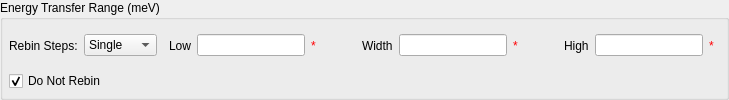
        <widget class="QStackedWidget" name="swRebin">
         <property name="currentIndex">
          <number>0</number>
         </property>
         <widget class="QWidget" name="page_10">
          <layout class="QGridLayout" name="gridLayout_7">
           <property name="margin">
            <number>0</number>
           </property>
           <property name="spacing">
            <number>0</number>
           </property>
           <item row="0" column="1">
            <widget class="QGroupBox" name="gbIndRebin">
             <property name="title">
              <string>Energy Transfer Range (meV)</string>
             </property>
             <layout class="QVBoxLayout" name="verticalLayout_14">
              <property name="spacing">
               <number>6</number>
              </property>
              <property name="margin">
               <number>6</number>
              </property>
              <item>
               <layout class="QHBoxLayout" name="horizontalLayout_29">
                <item>
                 <widget class="QLabel" name="labelRebinSteps">
                  <property name="text">
                   <string>Rebin Steps:</string>
                  </property>
                 </widget>
                </item>
                <item>
                 <widget class="QComboBox" name="comboRebinType">
                  <property name="sizePolicy">
                   <sizepolicy hsizetype="MinimumExpanding" vsizetype="Fixed">
                    <horstretch>0</horstretch>
                    <verstretch>0</verstretch>
                   </sizepolicy>
                  </property>
                  <item>
                   <property name="text">
                    <string>Single</string>
                   </property>
                  </item>
                  <item>
                   <property name="text">
                    <string>Multiple</string>
                   </property>
                  </item>
                 </widget>
                </item>
                <item>
                 <widget class="QStackedWidget" name="swIndRebin">
                  <property name="currentIndex">
                   <number>0</number>
                  </property>
                  <widget class="QWidget" name="page_17">
                   <layout class="QVBoxLayout" name="verticalLayout_16">
                    <property name="spacing">
                     <number>0</number>
                    </property>
                    <property name="margin">
                     <number>0</number>
                    </property>
                    <item>
                     <layout class="QHBoxLayout" name="horizontalLayout_13">
                      <property name="spacing">
                       <number>6</number>
                      </property>
                      <property name="margin">
                       <number>6</number>
                      </property>
                      <item>
                       <widget class="QLabel" name="labelRebinLow">
                        <property name="text">
                         <string>Low</string>
                        </property>
                        <property name="buddy">
                         <cstring>entryRebinLow</cstring>
                        </property>
                       </widget>
                      </item>
                      <item>
                       <widget class="QLineEdit" name="entryRebinLow">
                        <property name="sizePolicy">
                         <sizepolicy hsizetype="Expanding" vsizetype="Fixed">
                          <horstretch>0</horstretch>
                          <verstretch>0</verstretch>
                         </sizepolicy>
                        </property>
                        <property name="toolTip">
                         <string>&lt;!DOCTYPE HTML PUBLIC &quot;-//W3C//DTD HTML 4.0//EN&quot; &quot;http://www.w3.org/TR/REC-html40/strict.dtd&quot;&gt;
&lt;html&gt;&lt;head&gt;&lt;meta name=&quot;qrichtext&quot; content=&quot;1&quot; /&gt;&lt;style type=&quot;text/css&quot;&gt;
p, li { white-space: pre-wrap; }
&lt;/style&gt;&lt;/head&gt;&lt;body style=&quot; font-family:'MS Shell Dlg 2'; font-size:8.25pt; font-weight:400; font-style:normal;&quot;&gt;
&lt;p style=&quot; margin-top:0px; margin-bottom:0px; margin-left:0px; margin-right:0px; -qt-block-indent:0; text-indent:0px; font-size:8pt;&quot;&gt;x&lt;span style=&quot; vertical-align:sub;&quot;&gt;1 &lt;/span&gt;value for rebinning (start point for range of bins)&lt;/p&gt;&lt;/body&gt;&lt;/html&gt;</string>
                        </property>
                       </widget>
                      </item>
                      <item>
                       <widget class="QLabel" name="valELow">
                        <property name="styleSheet">
                         <string notr="true">color: rgb(255, 0, 4)</string>
                        </property>
                        <property name="text">
                         <string>*</string>
                        </property>
                       </widget>
                      </item>
                      <item>
                       <spacer name="horizontalSpacer_13">
                        <property name="orientation">
                         <enum>Qt::Horizontal</enum>
                        </property>
                        <property name="sizeHint" stdset="0">
                         <size>
                          <width>40</width>
                          <height>20</height>
                         </size>
                        </property>
                       </spacer>
                      </item>
                      <item>
                       <widget class="QLabel" name="labelRebinWidth">
                        <property name="text">
                         <string>Width</string>
                        </property>
                        <property name="buddy">
                         <cstring>entryRebinWidth</cstring>
                        </property>
                       </widget>
                      </item>
                      <item>
                       <widget class="QLineEdit" name="entryRebinWidth">
                        <property name="toolTip">
                         <string>&lt;!DOCTYPE HTML PUBLIC &quot;-//W3C//DTD HTML 4.0//EN&quot; &quot;http://www.w3.org/TR/REC-html40/strict.dtd&quot;&gt;
&lt;html&gt;&lt;head&gt;&lt;meta name=&quot;qrichtext&quot; content=&quot;1&quot; /&gt;&lt;style type=&quot;text/css&quot;&gt;
p, li { white-space: pre-wrap; }
&lt;/style&gt;&lt;/head&gt;&lt;body style=&quot; font-family:'MS Shell Dlg 2'; font-size:8.25pt; font-weight:400; font-style:normal;&quot;&gt;
&lt;p style=&quot; margin-top:0px; margin-bottom:0px; margin-left:0px; margin-right:0px; -qt-block-indent:0; text-indent:0px;&quot;&gt;Δx&lt;span style=&quot; vertical-align:sub;&quot;&gt;1&lt;/span&gt; for rebinning (width of bins)&lt;/p&gt;&lt;/body&gt;&lt;/html&gt;</string>
                        </property>
                       </widget>
                      </item>
                      <item>
                       <widget class="QLabel" name="valEWidth">
                        <property name="styleSheet">
                         <string notr="true">color: rgb(255, 0, 4)</string>
                        </property>
                        <property name="text">
                         <string>*</string>
                        </property>
                       </widget>
                      </item>
                      <item>
                       <spacer name="horizontalSpacer_14">
                        <property name="orientation">
                         <enum>Qt::Horizontal</enum>
                        </property>
                        <property name="sizeHint" stdset="0">
                         <size>
                          <width>40</width>
                          <height>20</height>
                         </size>
                        </property>
                       </spacer>
                      </item>
                      <item>
                       <widget class="QLabel" name="labelRebinHigh">
                        <property name="text">
                         <string>High</string>
                        </property>
                        <property name="buddy">
                         <cstring>entryRebinHigh</cstring>
                        </property>
                       </widget>
                      </item>
                      <item>
                       <widget class="QLineEdit" name="entryRebinHigh">
                        <property name="toolTip">
                         <string>&lt;!DOCTYPE HTML PUBLIC &quot;-//W3C//DTD HTML 4.0//EN&quot; &quot;http://www.w3.org/TR/REC-html40/strict.dtd&quot;&gt;
&lt;html&gt;&lt;head&gt;&lt;meta name=&quot;qrichtext&quot; content=&quot;1&quot; /&gt;&lt;style type=&quot;text/css&quot;&gt;
p, li { white-space: pre-wrap; }
&lt;/style&gt;&lt;/head&gt;&lt;body style=&quot; font-family:'MS Shell Dlg 2'; font-size:8.25pt; font-weight:400; font-style:normal;&quot;&gt;
&lt;p style=&quot; margin-top:0px; margin-bottom:0px; margin-left:0px; margin-right:0px; -qt-block-indent:0; text-indent:0px;&quot;&gt;x&lt;span style=&quot; vertical-align:sub;&quot;&gt;2&lt;/span&gt; value for rebinning (end point for range of bins)&lt;/p&gt;&lt;/body&gt;&lt;/html&gt;</string>
                        </property>
                       </widget>
                      </item>
                      <item>
                       <widget class="QLabel" name="valEHigh">
                        <property name="styleSheet">
                         <string notr="true">color: rgb(255, 0, 4)</string>
                        </property>
                        <property name="text">
                         <string>*</string>
                        </property>
                       </widget>
                      </item>
                     </layout>
                    </item>
                   </layout>
                  </widget>
                  <widget class="QWidget" name="page_18">
                   <layout class="QHBoxLayout" name="horizontalLayout_28">
                    <property name="spacing">
                     <number>0</number>
                    </property>
                    <property name="margin">
                     <number>0</number>
                    </property>
                    <item>
                     <widget class="QLabel" name="labelRebinString">
                      <property name="text">
                       <string>Rebin String</string>
                      </property>
                     </widget>
                    </item>
                    <item>
                     <widget class="QLineEdit" name="entryRebinString"/>
                    </item>
                   </layout>
                  </widget>
                 </widget>
                </item>
               </layout>
              </item>
              <item>
               <layout class="QHBoxLayout" name="horizontalLayout_12">
                <property name="spacing">
                 <number>0</number>
                </property>
                <item>
                 <widget class="QCheckBox" name="rebin_ckDNR">
                  <property name="toolTip">
                   <string>Do not perform rebinning step on this data.</string>
                  </property>
                  <property name="text">
                   <string>Do Not Rebin</string>
                  </property>
                  <property name="checked">
                   <bool>true</bool>
                  </property>
                 </widget>
                </item>
                <item>
                 <spacer name="horizontalSpacer_12">
                  <property name="orientation">
                   <enum>Qt::Horizontal</enum>
                  </property>
                  <property name="sizeHint" stdset="0">
                   <size>
                    <width>40</width>
                    <height>20</height>
                   </size>
                  </property>
                 </spacer>
                </item>
               </layout>
              </item>
             </layout>
            </widget>
           </item>
          </layout>
         </widget>
        </widget>
